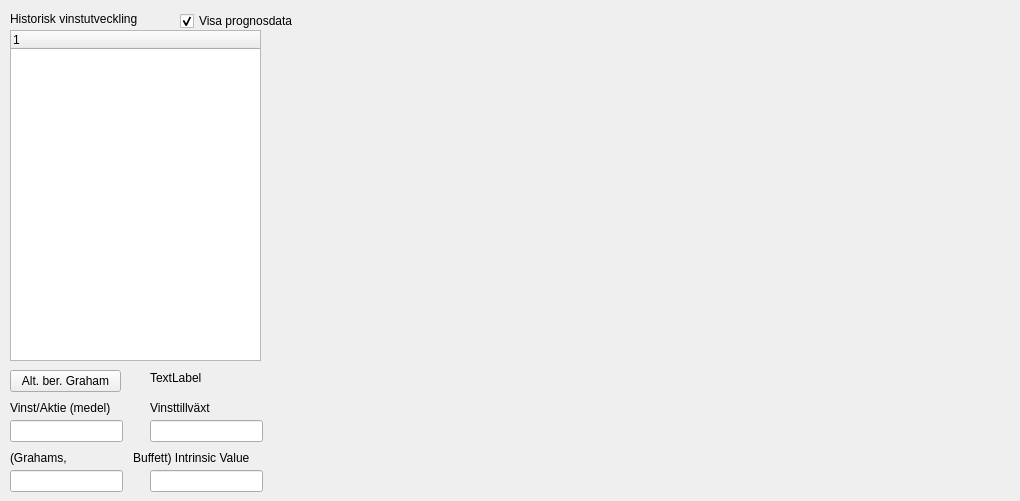
       <widget class="QWidget" name="tab_14">
        <attribute name="title">
         <string>Vinst</string>
        </attribute>
        <widget class="QwtPlot" name="qwtPlotEarningsPerShare_13">
         <property name="geometry">
          <rect>
           <x>310</x>
           <y>10</y>
           <width>701</width>
           <height>481</height>
          </rect>
         </property>
        </widget>
        <widget class="QTreeWidget" name="treeWidgetProfitGrowth">
         <property name="geometry">
          <rect>
           <x>10</x>
           <y>30</y>
           <width>251</width>
           <height>331</height>
          </rect>
         </property>
         <column>
          <property name="text">
           <string notr="true">1</string>
          </property>
         </column>
        </widget>
        <widget class="QCheckBox" name="checkBoxShowForecast_2">
         <property name="geometry">
          <rect>
           <x>180</x>
           <y>10</y>
           <width>131</width>
           <height>22</height>
          </rect>
         </property>
         <property name="font">
          <font>
           <pointsize>9</pointsize>
          </font>
         </property>
         <property name="text">
          <string>Visa prognosdata</string>
         </property>
         <property name="checked">
          <bool>true</bool>
         </property>
        </widget>
        <widget class="QLabel" name="label_70">
         <property name="geometry">
          <rect>
           <x>10</x>
           <y>10</y>
           <width>181</width>
           <height>17</height>
          </rect>
         </property>
         <property name="text">
          <string>Historisk vinstutveckling</string>
         </property>
        </widget>
        <widget class="QLineEdit" name="lineEditAnualEarningGrowthRate">
         <property name="geometry">
          <rect>
           <x>150</x>
           <y>420</y>
           <width>113</width>
           <height>22</height>
          </rect>
         </property>
        </widget>
        <widget class="QLabel" name="label_71">
         <property name="geometry">
          <rect>
           <x>150</x>
           <y>400</y>
           <width>141</width>
           <height>16</height>
          </rect>
         </property>
         <property name="text">
          <string>Vinsttillväxt</string>
         </property>
        </widget>
        <widget class="QLineEdit" name="lineEditGrahamsIntrinsicValue">
         <property name="geometry">
          <rect>
           <x>10</x>
           <y>470</y>
           <width>113</width>
           <height>22</height>
          </rect>
         </property>
        </widget>
        <widget class="QLabel" name="label_72">
         <property name="geometry">
          <rect>
           <x>10</x>
           <y>450</y>
           <width>301</width>
           <height>16</height>
          </rect>
         </property>
         <property name="text">
          <string>(Grahams,                    Buffett) Intrinsic Value</string>
         </property>
        </widget>
        <widget class="QLineEdit" name="lineEditAvgEarningPerShare">
         <property name="geometry">
          <rect>
           <x>10</x>
           <y>420</y>
           <width>113</width>
           <height>22</height>
          </rect>
         </property>
        </widget>
        <widget class="QLabel" name="label_73">
         <property name="geometry">
          <rect>
           <x>10</x>
           <y>400</y>
           <width>131</width>
           <height>16</height>
          </rect>
         </property>
         <property name="text">
          <string>Vinst/Aktie (medel)</string>
         </property>
        </widget>
        <widget class="QLineEdit" name="lineEditIntrinsicValueResult_2">
         <property name="geometry">
          <rect>
           <x>150</x>
           <y>470</y>
           <width>113</width>
           <height>22</height>
          </rect>
         </property>
        </widget>
        <widget class="QPushButton" name="pushButtonAltGrahamCalcIntrinsicValue">
         <property name="geometry">
          <rect>
           <x>10</x>
           <y>370</y>
           <width>111</width>
           <height>22</height>
          </rect>
         </property>
         <property name="text">
          <string>Alt. ber. Graham</string>
         </property>
        </widget>
        <widget class="QLabel" name="labelReportLossOfEarning">
         <property name="geometry">
          <rect>
           <x>150</x>
           <y>370</y>
           <width>131</width>
           <height>16</height>
          </rect>
         </property>
         <property name="text">
          <string>TextLabel</string>
         </property>
        </widget>
       </widget>
